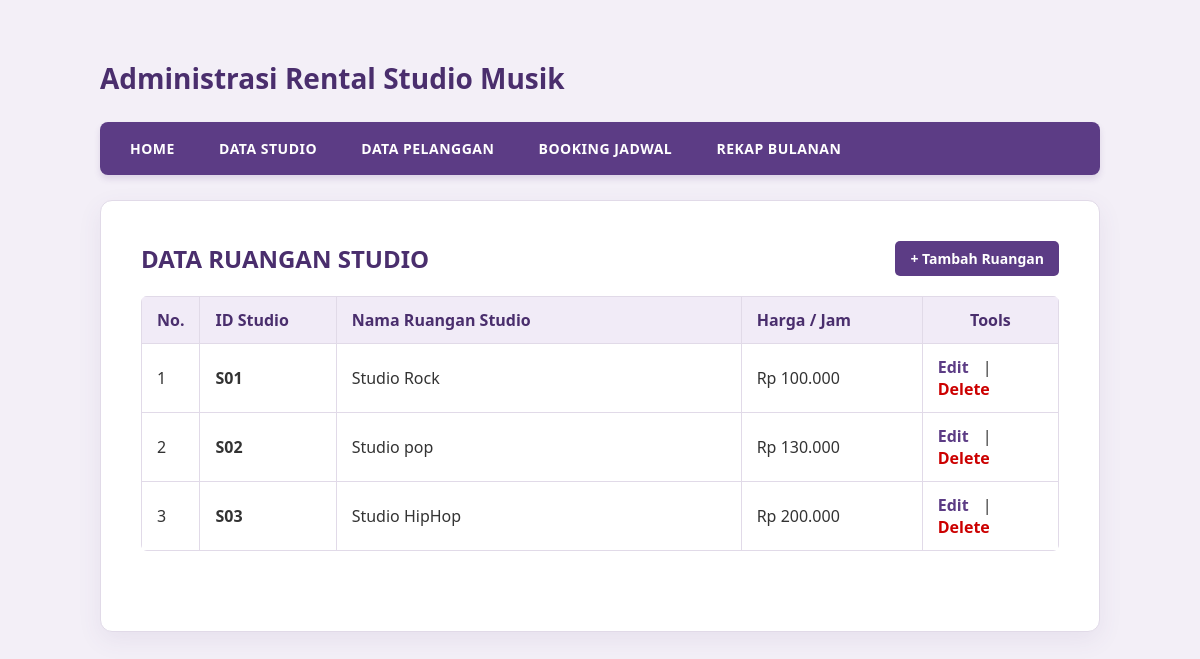
Screenshot of /?open=data_studio with the database file from the repository.
### tables this page shows
CREATE TABLE `ruangan` (
  `id_studio` varchar(5) NOT NULL,
  `nama_studio` varchar(50) NOT NULL,
  `harga` int(11) NOT NULL
);

### data_studio.php (the view)
<?php
include_once "src/koneksi.php";
?>
<div style="display: flex; justify-content: space-between; align-items: center; margin-bottom: 15px;">
    <h2 style="color: #4a2e6d; margin: 0;"><b>DATA RUANGAN STUDIO</b></h2>
    <a href="?open=tambah_studio" style="background-color: #5c3c85; color: white; text-decoration: none; padding: 8px 15px; border-radius: 5px; font-weight: bold; font-size: 14px; transition: 0.3s;" onmouseover="this.style.backgroundColor='#4a2e6d'" onmouseout="this.style.backgroundColor='#5c3c85'">+ Tambah Ruangan</a>
</div>
<table width="100%">
    <tr>
        <th width="5%" style="text-align: center;"><b>No.</b></th>
        <th width="15%"><b>ID Studio</b></th>
        <th width="45%"><b>Nama Ruangan Studio</b></th>
        <th width="20%"><b>Harga / Jam</b></th>
        <th width="15%" style="text-align: center;"><b>Tools</b></th>
    </tr>
<?php
$sql = mysqli_query($koneksi, "SELECT * FROM ruangan ORDER BY id_studio ASC");
$nomor = 0;
while ($data = mysqli_fetch_array($sql)) {
    $nomor++;
?>
    <tr>
        <td align="center"><?php echo $nomor; ?></td>
        <td><b><?php echo $data['id_studio']; ?></b></td>
        <td><?php echo $data['nama_studio']; ?></td>
        <td>Rp <?php echo number_format($data['harga'], 0, ',', '.'); ?></td>
        <td align="center">
            <a href="?open=edit_studio&id_studio=<?php echo $data['id_studio']; ?>" style="color: #5c3c85; text-decoration: none; font-weight: bold; margin-right: 10px;">Edit</a> |
            <a href="?open=hapus_studio&id_studio=<?php echo $data['id_studio']; ?>" style="color: #cc0000; text-decoration: none; font-weight: bold;" onclick="return confirm('YAKIN INGIN MENGHAPUS DATA STUDIO INI?')">Delete</a>
        </td>
    </tr>
<?php } ?>
</table>

### index.php (style rules this page uses)
body { font-family: 'Segoe UI', Arial, sans-serif; margin: 0; padding: 40px 20px; background-color: #f3eff7; color: #333; }
table { border-collapse: collapse; width: 100%; margin-top: 20px; background: white; border-radius: 6px; overflow: hidden; }
th, td { border: 1px solid #e1dae8; padding: 12px 15px; text-align: left; }
th { background-color: #f1ebf7; color: #4a2e6d; font-weight: bold; }

### rows the page displays
ruangan: id_studio "S01", nama_studio "Studio Rock", harga "100.000"
ruangan: id_studio "S02", nama_studio "Studio pop", harga "130.000"
ruangan: id_studio "S03", nama_studio "Studio HipHop", harga "200.000"
